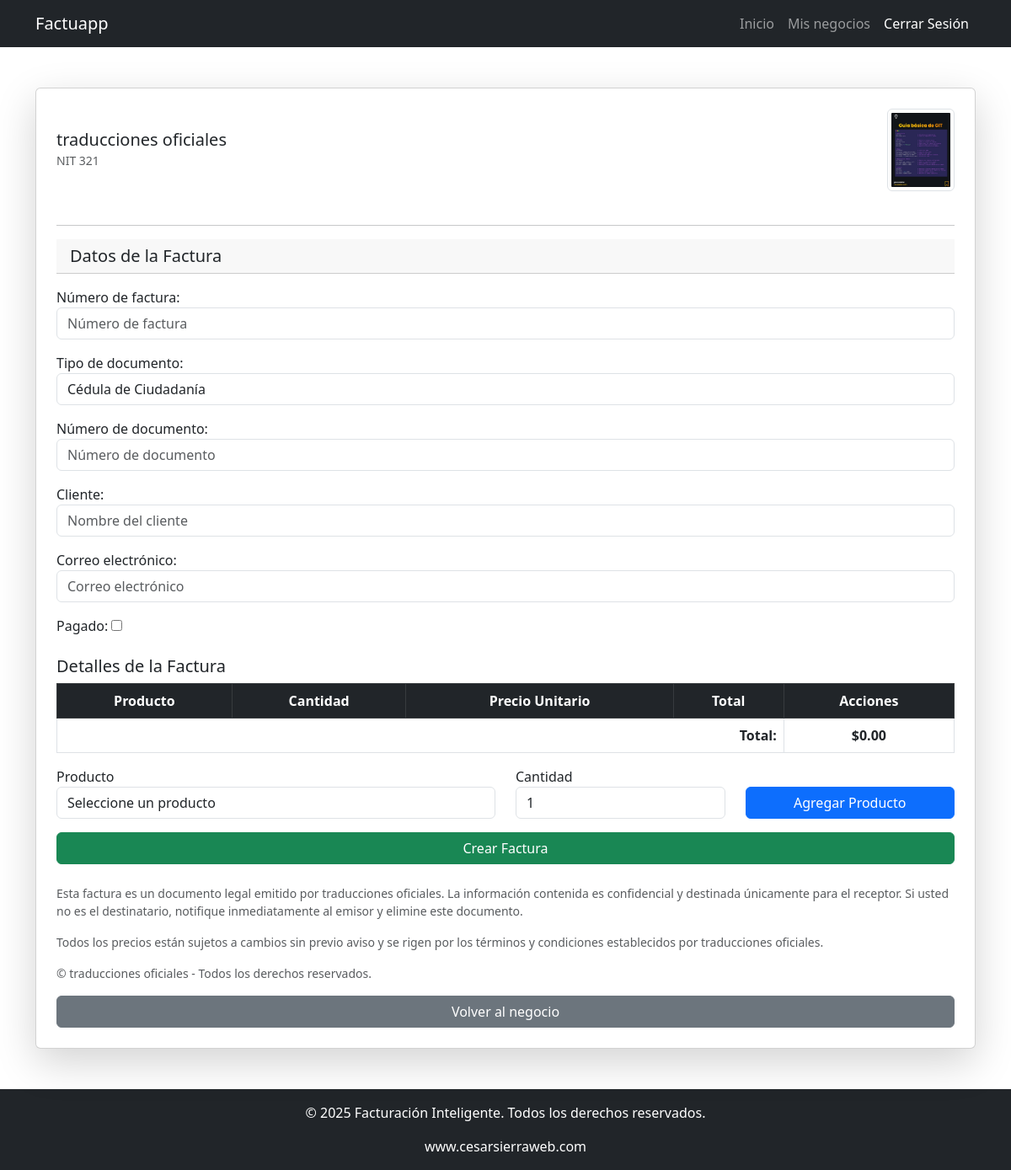
The app's page /facturapp/detalle_negocio/3/crear_factura/ (signed in) with its own data.
### apps/factura/models.py (models this page shows, shortened)
class Negocio(models.Model):
    razonSocial = models.CharField('Nombre', max_length=100, blank=False, null=False)
    nit = models.CharField('NIT', max_length=100, blank=False, null=False)
    logo = models.ImageField('Logo', upload_to='negocio_logo/', max_length=200, blank=True, null=True)
    descripcion = models.CharField('Descripción', max_length=100, blank=False, null=False)
    sitioweb = models.URLField('Sitio web', blank=True, null=True)
    telefono = models.CharField('Teléfono', max_length=100, blank=True, null=True)
    email = models.EmailField('Correo electrónico', max_length=30, unique=True)
    fechaCreacion = models.DateTimeField('Fecha de creación', auto_now_add=True)
    propietario = models.ForeignKey(Usuario, on_delete=models.CASCADE, blank=False, null=False)
    class Meta:
        verbose_name_plural = "Negocios"
        ordering = ['id']
        verbose_name = "Negocio"

### apps/factura/views.py (the view, shortened to what this page needs)
# urls.py: path('detalle_negocio/<int:negocio_id>/crear_factura/', CrearFactura.as_view(), name='crear_factura'),
class CrearFactura( CreateView):
    model = Factura
    form_class = FormFactura
    template_name = "factura/crear_factura.html"
    def get_context_data(self, **kwargs):
        context = super().get_context_data(**kwargs)
        negocio_id = self.kwargs.get('negocio_id')
        negocio = get_object_or_404(Negocio, id=negocio_id)
        context['negocio'] = negocio
        context['productos'] = ProductoServicio.objects.filter(negocio=negocio)
        return context

### apps/factura/forms.py
class FormFactura(forms.ModelForm):
    class Meta:
        model = Factura
        fields = ['numeroFactura', 'tipoDocumento', 'numeroDocumento', 'nombreCliente', 'email', 'pagado']
        widgets = {
            'numeroFactura': forms.NumberInput(attrs={'class': 'form-control', 'placeholder': 'Número de factura'}),
            'tipoDocumento': forms.Select(attrs={'class': 'form-control'}),
            'numeroDocumento': forms.NumberInput(attrs={'class': 'form-control', 'placeholder': 'Número de documento'}),
            'nombreCliente': forms.TextInput(attrs={'class': 'form-control', 'placeholder': 'Nombre del cliente'}),
            'email': forms.EmailInput(attrs={'class': 'form-control', 'placeholder': 'Correo electrónico'}),
            'pagado': forms.CheckboxInput(),
        }

### apps/factura/templates/factura/crear_factura.html (shortened to what this page needs)
{% extends 'index.html' %}
{% load static %}
{% block index %}
<div class="container py-5">
    <div class="card shadow-lg p-4">
        <div class="d-flex justify-content-between align-items-center mb-4">
            <div>
                <h5 class="mb-0">{{ negocio.razonSocial }}</h5>
                <small class="text-muted">NIT {{ negocio.nit }}</small>
            </div>
            <img src="{{ negocio.logo }}" alt="Logo del negocio" class="img-thumbnail" style="width: 80px;">
        </div>
        <hr>
        <h5 class="card-header mb-3">Datos de la Factura</h5>
        <form id="factura-form" method="post">
            <div class="mb-4">
                {{ form.as_p }}
            </div>
            <h5>Detalles de la Factura</h5>
            <div class="table-responsive">
                <table id="detalles-table" class="table table-striped table-bordered">
                    <thead class="table-dark">
                        <tr>
                            <th>Producto</th>
                            <th>Cantidad</th>
                            <th>Precio Unitario</th>
                            <th>Total</th>
                            <th>Acciones</th>
                        </tr>
                    </thead>
                    <tfoot>
                        <tr>
                            <td colspan="4" class="text-end fw-bold">Total:</td>
                            <td id="factura-total" class="fw-bold">$0.00</td>
                        </tr>
                    </tfoot>
                </table>
            </div>
            <div class="row mb-3">
                <div class="col-md-6">
                    <label for="producto-select">Producto</label>
                    <select id="producto-select" class="form-control">
                        <option value="">Seleccione un producto</option>
                    </select>
                </div>
                <div class="col-md-3">
                    <label for="cantidad">Cantidad</label>
                    <input type="number" id="cantidad" class="form-control" value="1" min="1">
                </div>
                <div class="col-md-3 d-flex align-items-end">
                    <button type="button" id="agregar-detalle" class="btn btn-primary w-100">
                        Agregar Producto
                    </button>
                </div>
            </div>
            <button type="submit" class="btn btn-success w-100">
                Crear Factura
            </button>
        </form>
        <div class="mt-4">
            <p class="small text-muted">
                Esta factura es un documento legal emitido por {{ negocio.razonSocial }}. La información contenida es confidencial y destinada únicamente para el receptor. Si usted no es el destinatario, notifique inmediatamente al emisor y elimine este documento.
            </p>
            <p class="small text-muted">
                Todos los precios están sujetos a cambios sin previo aviso y se rigen por los términos y condiciones establecidos por {{ negocio.razonSocial }}.
            </p>
            <p class="small text-muted mb-0">
                © {{ negocio.razonSocial }} - Todos los derechos reservados.
            </p>
        </div>
        <a href="{% url 'factura:detalle_negocio' negocio.id %}" class="btn btn-secondary w-100 mt-3">
            Volver al negocio
        </a>
    </div>
</div>
{% endblock %}

### static/css/style.css (style rules this page uses)
html, body { height: 100%; margin: 0; }
.table-responsive { overflow-x: auto; }
.table { width: 100%; border-collapse: collapse; }
.table th, .table td { white-space: nowrap; text-align: center; }

### records on screen
Negocio: razonSocial "traducciones oficiales", nit "321", logo (picture)
